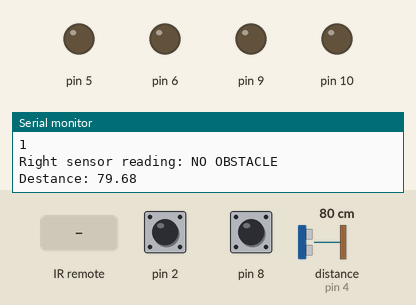
This sketch was run on a simulated Arduino Uno, built with avr-gcc and run on an emulated ATmega328P. On the bench: output pins drawn as LEDs (lit = HIGH), the last lines printed to the serial monitor. Wiring (inferred from the names in the program): ultrasonic range finder: trigger pin 7; echo pin 4. Dashed ring = blinking. Inputs (shaded band) come from the test bench; at power-on: distance to the obstacle (sensor on pin 4) 80 cm, pin 2 HIGH, pin 8 HIGH. The echo pulse lasts 58.3 µs per cm; pins used as bus, display or sensor lines are not drawn.

Above: at 1.2 s.
1.3 s: distance to the obstacle (sensor on pin 4) set to 17 cm
4.3 s: distance to the obstacle (sensor on pin 4) set to 14 cm
At 5.64 s:
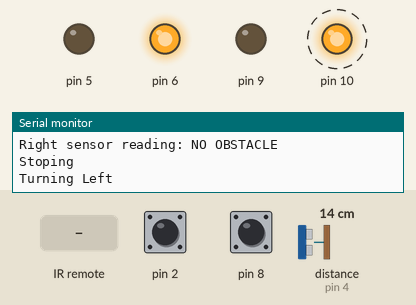
7.3 s: infrared code 0x5A received
At 8.69 s:
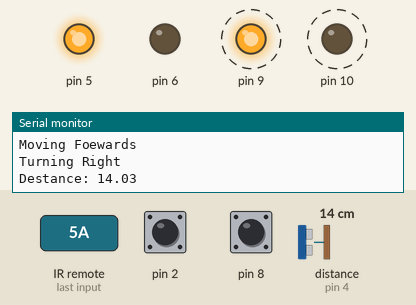
10.3 s: infrared code 0x52 received
At 11.53 s:
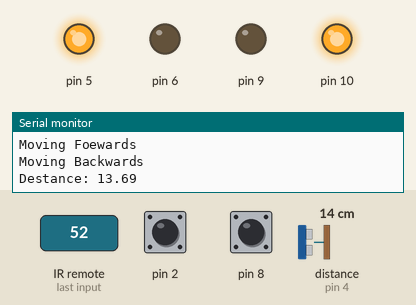
13.3 s: infrared code 0x15 received
Timing chart, 0 to 20.3 s (numbered marks = the images above; inputs shaded):
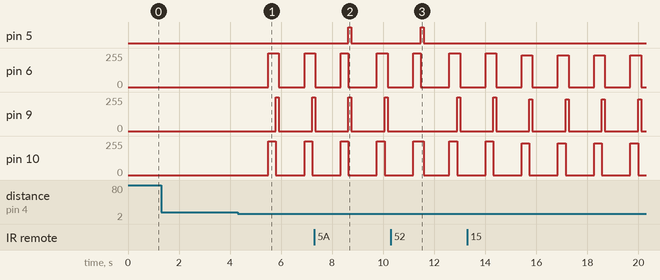

Measured:
- the behaviour switches between 16 and 15 cm on distance to the obstacle (sensor on pin 4) (found by bisection; images 0 and 1)
- after the input at 4.3 s, pin 6: 0/255 → 255/255 after 1.2 s, → 0/255 0.42 s later, → 255/255 1.0 s later; pin 9: 0/255 → 255/255 after 1.5 s, → 0/255 0.12 s later, → 255/255 1.3 s later; pin 10: alternates 255/255 for 0.30 s and 0/255 for 1.1 s, starting after 1.2 s
- after the input at 7.3 s, pin 5: LOW → HIGH after 1.3 s, → LOW 0.12 s later
- after the input at 10.3 s, pin 5: LOW → HIGH after 1.2 s, → LOW 0.12 s later

The sketch:

smart_car.ino
```cpp
#define trigPin 7
#define echoPin 4

#define DECODE_NEC
#include <IRremote.hpp>

int globalSpeed = 255;

void setup() {
  // put your setup code here, to run once:
  Serial.begin(9600);
  IrReceiver.begin(11, true);
  //Connected To Motor A
  pinMode(5,OUTPUT);
  pinMode(6,OUTPUT);
  //Connected To Motor A
  pinMode(9,OUTPUT);
  pinMode(10,OUTPUT);
  //ULTRASONIC SENSOR
  pinMode(trigPin,OUTPUT);
  pinMode(echoPin,INPUT);
  //IRPROXIMETRY SENSOR
  pinMode(8,INPUT);
  pinMode(2,INPUT);

  stop();

}

void loop() {
  // put your main code here, to run repeatedly:
  if (IrReceiver.decode()){
      IrReceiver.resume();
      // IrReceiver.printIRResultShort(&Serial);
      switch (IrReceiver.decodedIRData.command){
        case 0x18:
         forwards(globalSpeed);

        break;
        case 0x1c:
          stop();
        break;
        case 0x5A:
          right(globalSpeed);
        break;
         case 0x52:
            backwards(globalSpeed);
         break;
         case 0x8:
           left(globalSpeed);
         break;
         case 0x15:
           globalSpeed = globalSpeed - 15;
           if (globalSpeed < 180)globalSpeed = 180;
           Serial.println(globalSpeed);
         break;
         case 0x9:
          globalSpeed = globalSpeed + 10;
          if (globalSpeed > 255){
          globalSpeed = 255;
          Serial.println(globalSpeed);
          break;
          }

         break;
      }
   }

  // read ultrasonic sensor
  float distance;
  readUltrasonicSensor(distance);


  // read IR proximity sensor
  bool leftSensor, rightSensor;
  readIRProximitySensors(leftSensor, rightSensor);

  if (distance < 15){
  stop();
  delay(1000);
  left(globalSpeed);
  delay(300);
  forwards(globalSpeed);
}

else if (!leftSensor){
  stop();
  delay(500);
  right(globalSpeed);
  delay(250);
  stop();
  delay(500);
  forwards(globalSpeed);
}

else if (!rightSensor){
  stop();
  delay(500);
  left(globalSpeed);
  delay(250);
  stop();
  delay(500);
  forwards(globalSpeed);
}

}

void forwards(int speed){
  Serial.println("Moving Foewards");
  int rightSpeed = speed;
  int leftSpeed = speed -14;
  //motor A
  digitalWrite(5,LOW);
  analogWrite(6,rightSpeed);
  //motor b
  analogWrite(9,speed);
  digitalWrite(10,LOW);
}

void backwards(int speed){
  Serial.println("Moving Backwards");
  //motor A
  analogWrite(5,speed);
  digitalWrite(6,LOW);
  //motor b
  digitalWrite(9,LOW);
  analogWrite(10,speed);
}


void left(int speed){
  Serial.println("Turning Left");
  //motor A
  digitalWrite(5,LOW);
  analogWrite(6,speed);
  //motor b
  digitalWrite(9,LOW);
  analogWrite(10,speed);
}

void right(int speed){
  Serial.println("Turning Right");
  //motor A
  analogWrite(5,speed);
  digitalWrite(6,LOW);
  //motor b
  analogWrite(9,speed);
  digitalWrite(10,LOW);
}

void stop(){
  Serial.println("Stoping");
  //motor A
  digitalWrite(5,LOW);
  digitalWrite(6,LOW);
  //motor b
  digitalWrite(9,LOW);
  digitalWrite(10,LOW);
}

float readDistance(){
  float distance, duration;

  digitalWrite(trigPin,LOW);
  delayMicroseconds(2);
  digitalWrite(trigPin,HIGH);
  delayMicroseconds(10);
  digitalWrite(trigPin,LOW);

  duration = pulseIn(echoPin,HIGH);

  distance = (duration * 0.0343)/2;

  return distance;

}

void readUltrasonicSensor(float &distance){
  distance = readDistance();
  Serial.print("Destance: ");
  Serial.println(distance);
  delay(100);
}


void readIRProximitySensors(bool &leftSensor, bool &rightSensor){
  leftSensor = digitalRead(8);
  rightSensor = digitalRead(2);
      Serial.print("Left sensor reading: ");
  if (leftSensor == false){
    Serial.println("OBSTACLE");
  }else{
    Serial.println("NO OBSTACLE");
  }
  Serial.println(leftSensor);
  Serial.print("Right sensor reading: ");
   if (rightSensor == false){
    Serial.println("OBSTACLE");
  }else{
    Serial.println("NO OBSTACLE");
  }
}
```
